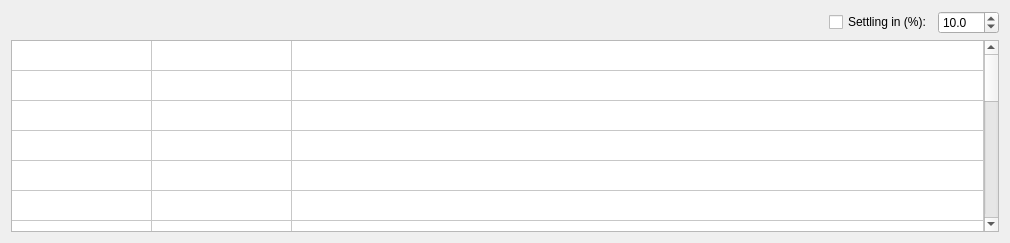
       <widget class="QWidget" name="tab_4">
        <attribute name="title">
         <string>T°C+500w</string>
        </attribute>
        <layout class="QGridLayout" name="gridLayout_7">
         <item row="0" column="0">
          <layout class="QHBoxLayout" name="horizontalLayout_11">
           <item>
            <spacer name="horizontalSpacer_10">
             <property name="orientation">
              <enum>Qt::Horizontal</enum>
             </property>
             <property name="sizeType">
              <enum>QSizePolicy::Expanding</enum>
             </property>
             <property name="sizeHint" stdset="0">
              <size>
               <width>818</width>
               <height>20</height>
              </size>
             </property>
            </spacer>
           </item>
           <item>
            <widget class="QCheckBox" name="settlingInT500checkBox">
             <property name="sizePolicy">
              <sizepolicy hsizetype="Preferred" vsizetype="Fixed">
               <horstretch>0</horstretch>
               <verstretch>0</verstretch>
              </sizepolicy>
             </property>
             <property name="layoutDirection">
              <enum>Qt::LeftToRight</enum>
             </property>
             <property name="text">
              <string>Settling in (%):</string>
             </property>
             <property name="checked">
              <bool>false</bool>
             </property>
            </widget>
           </item>
           <item>
            <widget class="QDoubleSpinBox" name="settlingInT500SB">
             <property name="sizePolicy">
              <sizepolicy hsizetype="Minimum" vsizetype="Fixed">
               <horstretch>0</horstretch>
               <verstretch>0</verstretch>
              </sizepolicy>
             </property>
             <property name="minimumSize">
              <size>
               <width>61</width>
               <height>0</height>
              </size>
             </property>
             <property name="decimals">
              <number>1</number>
             </property>
             <property name="maximum">
              <double>100.000000000000000</double>
             </property>
             <property name="value">
              <double>10.000000000000000</double>
             </property>
            </widget>
           </item>
          </layout>
         </item>
         <item row="1" column="0">
          <widget class="QTableWidget" name="finalCondT500TW">
           <property name="sizePolicy">
            <sizepolicy hsizetype="Expanding" vsizetype="Expanding">
             <horstretch>10</horstretch>
             <verstretch>0</verstretch>
            </sizepolicy>
           </property>
           <property name="sizeIncrement">
            <size>
             <width>0</width>
             <height>0</height>
            </size>
           </property>
           <property name="layoutDirection">
            <enum>Qt::LeftToRight</enum>
           </property>
           <property name="editTriggers">
            <set>QAbstractItemView::NoEditTriggers</set>
           </property>
           <property name="dragEnabled">
            <bool>false</bool>
           </property>
           <property name="textElideMode">
            <enum>Qt::ElideRight</enum>
           </property>
           <property name="cornerButtonEnabled">
            <bool>true</bool>
           </property>
           <attribute name="horizontalHeaderVisible">
            <bool>false</bool>
           </attribute>
           <attribute name="horizontalHeaderCascadingSectionResizes">
            <bool>false</bool>
           </attribute>
           <attribute name="horizontalHeaderDefaultSectionSize">
            <number>140</number>
           </attribute>
           <attribute name="horizontalHeaderHighlightSections">
            <bool>true</bool>
           </attribute>
           <attribute name="horizontalHeaderShowSortIndicator" stdset="0">
            <bool>false</bool>
           </attribute>
           <attribute name="horizontalHeaderStretchLastSection">
            <bool>true</bool>
           </attribute>
           <attribute name="verticalHeaderVisible">
            <bool>false</bool>
           </attribute>
           <attribute name="verticalHeaderCascadingSectionResizes">
            <bool>false</bool>
           </attribute>
           <attribute name="verticalHeaderHighlightSections">
            <bool>true</bool>
           </attribute>
           <attribute name="verticalHeaderStretchLastSection">
            <bool>true</bool>
           </attribute>
           <row>
            <property name="text">
             <string>1°C</string>
            </property>
           </row>
           <row>
            <property name="text">
             <string>5°C</string>
            </property>
           </row>
           <row>
            <property name="text">
             <string>10°C</string>
            </property>
           </row>
           <row>
            <property name="text">
             <string>15°C</string>
            </property>
           </row>
           <row>
            <property name="text">
             <string>20°C</string>
            </property>
           </row>
           <row>
            <property name="text">
             <string>25°C</string>
            </property>
           </row>
           <row>
            <property name="text">
             <string>30°C</string>
            </property>
           </row>
           <row>
            <property name="text">
             <string>35°C</string>
            </property>
           </row>
           <row>
            <property name="text">
             <string>40°C</string>
            </property>
           </row>
           <row>
            <property name="text">
             <string>45°C</string>
            </property>
           </row>
           <row>
            <property name="text">
             <string>50°C</string>
            </property>
           </row>
           <row>
            <property name="text">
             <string>55°C</string>
            </property>
           </row>
           <row>
            <property name="text">
             <string>60°C</string>
            </property>
           </row>
           <row>
            <property name="text">
             <string>65°C</string>
            </property>
           </row>
           <row>
            <property name="text">
             <string>70°C</string>
            </property>
           </row>
           <row>
            <property name="text">
             <string>75°C</string>
            </property>
           </row>
           <row>
            <property name="text">
             <string>80°C</string>
            </property>
           </row>
           <row>
            <property name="text">
             <string>85°C</string>
            </property>
           </row>
           <row>
            <property name="text">
             <string>90°C</string>
            </property>
           </row>
           <row>
            <property name="text">
             <string>95°C</string>
            </property>
           </row>
           <row>
            <property name="text">
             <string>100°C</string>
            </property>
           </row>
           <column>
            <property name="text">
             <string>Tension (N)
+ 500Pa Wind</string>
            </property>
            <property name="textAlignment">
             <set>AlignHCenter|AlignVCenter|AlignCenter</set>
            </property>
           </column>
           <column>
            <property name="text">
             <string>Sag (m)
+ 500Pa Wind</string>
            </property>
           </column>
           <column>
            <property name="text">
             <string>Swing (m)
+ 500Pa Wind</string>
            </property>
           </column>
          </widget>
         </item>
        </layout>
       </widget>
